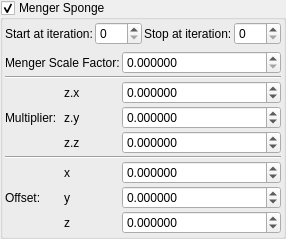
    <widget class="MyGroupBox" name="groupCheck_transf_function_enabledM">
     <property name="title">
      <string>Menger Sponge</string>
     </property>
     <property name="checkable">
      <bool>true</bool>
     </property>
     <layout class="QVBoxLayout" name="verticalLayout_5">
      <property name="leftMargin">
       <number>2</number>
      </property>
      <property name="topMargin">
       <number>2</number>
      </property>
      <property name="rightMargin">
       <number>2</number>
      </property>
      <property name="bottomMargin">
       <number>2</number>
      </property>
      <item>
       <layout class="QGridLayout" name="gridLayout_65">
        <property name="spacing">
         <number>2</number>
        </property>
        <item row="0" column="0">
         <widget class="QLabel" name="label_251">
          <property name="text">
           <string>Start at iteration:</string>
          </property>
         </widget>
        </item>
        <item row="0" column="1">
         <widget class="MySpinBox" name="spinboxInt_transf_start_iterations_M">
          <property name="sizePolicy">
           <sizepolicy hsizetype="Minimum" vsizetype="Maximum">
            <horstretch>0</horstretch>
            <verstretch>0</verstretch>
           </sizepolicy>
          </property>
          <property name="maximum">
           <number>999</number>
          </property>
         </widget>
        </item>
        <item row="0" column="2">
         <widget class="QLabel" name="label_250">
          <property name="text">
           <string>Stop at iteration:</string>
          </property>
         </widget>
        </item>
        <item row="0" column="3">
         <widget class="MySpinBox" name="spinboxInt_transf_stop_iterations_M">
          <property name="sizePolicy">
           <sizepolicy hsizetype="Minimum" vsizetype="Maximum">
            <horstretch>0</horstretch>
            <verstretch>0</verstretch>
           </sizepolicy>
          </property>
          <property name="maximum">
           <number>999</number>
          </property>
         </widget>
        </item>
       </layout>
      </item>
      <item>
       <layout class="QGridLayout" name="gridLayout_63" columnstretch="0,0,0,1">
        <property name="spacing">
         <number>2</number>
        </property>
        <item row="3" column="1">
         <widget class="QLabel" name="label_91">
          <property name="text">
           <string>Multiplier:</string>
          </property>
         </widget>
        </item>
        <item row="0" column="3">
         <widget class="MyDoubleSpinBox" name="spinbox_transf_scale_3">
          <property name="sizePolicy">
           <sizepolicy hsizetype="Minimum" vsizetype="Maximum">
            <horstretch>0</horstretch>
            <verstretch>0</verstretch>
           </sizepolicy>
          </property>
          <property name="prefix">
           <string/>
          </property>
          <property name="suffix">
           <string/>
          </property>
          <property name="decimals">
           <number>6</number>
          </property>
          <property name="minimum">
           <double>0.000000000000000</double>
          </property>
          <property name="maximum">
           <double>99.989999999999995</double>
          </property>
          <property name="singleStep">
           <double>0.100000000000000</double>
          </property>
         </widget>
        </item>
        <item row="7" column="3">
         <widget class="MyDoubleSpinBox" name="spinbox3_transf_addition_constant_y">
          <property name="sizePolicy">
           <sizepolicy hsizetype="Minimum" vsizetype="Maximum">
            <horstretch>0</horstretch>
            <verstretch>0</verstretch>
           </sizepolicy>
          </property>
          <property name="prefix">
           <string/>
          </property>
          <property name="suffix">
           <string/>
          </property>
          <property name="decimals">
           <number>6</number>
          </property>
          <property name="minimum">
           <double>-99.989999999999995</double>
          </property>
          <property name="maximum">
           <double>99.989999999999995</double>
          </property>
          <property name="singleStep">
           <double>0.100000000000000</double>
          </property>
         </widget>
        </item>
        <item row="8" column="2">
         <widget class="QLabel" name="label_114">
          <property name="text">
           <string notr="true">z</string>
          </property>
         </widget>
        </item>
        <item row="3" column="3">
         <widget class="MyDoubleSpinBox" name="spinbox3_transf_constant_multiplier_111_y">
          <property name="sizePolicy">
           <sizepolicy hsizetype="Minimum" vsizetype="Maximum">
            <horstretch>0</horstretch>
            <verstretch>0</verstretch>
           </sizepolicy>
          </property>
          <property name="prefix">
           <string/>
          </property>
          <property name="suffix">
           <string/>
          </property>
          <property name="decimals">
           <number>6</number>
          </property>
          <property name="minimum">
           <double>-99.989999999999995</double>
          </property>
          <property name="maximum">
           <double>99.989999999999995</double>
          </property>
          <property name="singleStep">
           <double>0.100000000000000</double>
          </property>
         </widget>
        </item>
        <item row="6" column="3">
         <widget class="MyDoubleSpinBox" name="spinbox3_transf_addition_constant_x">
          <property name="sizePolicy">
           <sizepolicy hsizetype="Minimum" vsizetype="Maximum">
            <horstretch>0</horstretch>
            <verstretch>0</verstretch>
           </sizepolicy>
          </property>
          <property name="prefix">
           <string/>
          </property>
          <property name="suffix">
           <string/>
          </property>
          <property name="decimals">
           <number>6</number>
          </property>
          <property name="minimum">
           <double>-99.989999999999995</double>
          </property>
          <property name="maximum">
           <double>99.989999999999995</double>
          </property>
          <property name="singleStep">
           <double>0.100000000000000</double>
          </property>
         </widget>
        </item>
        <item row="5" column="1" colspan="3">
         <widget class="Line" name="line_55">
          <property name="orientation">
           <enum>Qt::Horizontal</enum>
          </property>
         </widget>
        </item>
        <item row="8" column="3">
         <widget class="MyDoubleSpinBox" name="spinbox3_transf_addition_constant_z">
          <property name="sizePolicy">
           <sizepolicy hsizetype="Minimum" vsizetype="Maximum">
            <horstretch>0</horstretch>
            <verstretch>0</verstretch>
           </sizepolicy>
          </property>
          <property name="prefix">
           <string/>
          </property>
          <property name="suffix">
           <string/>
          </property>
          <property name="decimals">
           <number>6</number>
          </property>
          <property name="minimum">
           <double>-99.989999999999995</double>
          </property>
          <property name="maximum">
           <double>99.989999999999995</double>
          </property>
          <property name="singleStep">
           <double>0.100000000000000</double>
          </property>
         </widget>
        </item>
        <item row="2" column="2">
         <widget class="QLabel" name="label_93">
          <property name="text">
           <string notr="true">z.x</string>
          </property>
         </widget>
        </item>
        <item row="7" column="2">
         <widget class="QLabel" name="label_113">
          <property name="text">
           <string notr="true">y</string>
          </property>
         </widget>
        </item>
        <item row="4" column="2">
         <widget class="QLabel" name="label_98">
          <property name="text">
           <string notr="true">z.z</string>
          </property>
         </widget>
        </item>
        <item row="0" column="1" colspan="2">
         <widget class="QLabel" name="label_64">
          <property name="text">
           <string>Menger Scale Factor:</string>
          </property>
         </widget>
        </item>
        <item row="7" column="1">
         <widget class="QLabel" name="label_255">
          <property name="text">
           <string>Offset:</string>
          </property>
         </widget>
        </item>
        <item row="3" column="2">
         <widget class="QLabel" name="label_90">
          <property name="text">
           <string notr="true">z.y</string>
          </property>
         </widget>
        </item>
        <item row="4" column="3">
         <widget class="MyDoubleSpinBox" name="spinbox3_transf_constant_multiplier_111_z">
          <property name="sizePolicy">
           <sizepolicy hsizetype="Minimum" vsizetype="Maximum">
            <horstretch>0</horstretch>
            <verstretch>0</verstretch>
           </sizepolicy>
          </property>
          <property name="prefix">
           <string/>
          </property>
          <property name="suffix">
           <string/>
          </property>
          <property name="decimals">
           <number>6</number>
          </property>
          <property name="minimum">
           <double>-99.989999999999995</double>
          </property>
          <property name="maximum">
           <double>99.989999999999995</double>
          </property>
          <property name="singleStep">
           <double>0.100000000000000</double>
          </property>
         </widget>
        </item>
        <item row="6" column="2">
         <widget class="QLabel" name="label_112">
          <property name="text">
           <string notr="true">x</string>
          </property>
         </widget>
        </item>
        <item row="1" column="1" colspan="3">
         <widget class="Line" name="line_18">
          <property name="orientation">
           <enum>Qt::Horizontal</enum>
          </property>
         </widget>
        </item>
        <item row="2" column="3">
         <widget class="MyDoubleSpinBox" name="spinbox3_transf_constant_multiplier_111_x">
          <property name="sizePolicy">
           <sizepolicy hsizetype="Minimum" vsizetype="Maximum">
            <horstretch>0</horstretch>
            <verstretch>0</verstretch>
           </sizepolicy>
          </property>
          <property name="prefix">
           <string/>
          </property>
          <property name="suffix">
           <string/>
          </property>
          <property name="decimals">
           <number>6</number>
          </property>
          <property name="minimum">
           <double>-99.989999999999995</double>
          </property>
          <property name="maximum">
           <double>99.989999999999995</double>
          </property>
          <property name="singleStep">
           <double>0.100000000000000</double>
          </property>
         </widget>
        </item>
       </layout>
      </item>
     </layout>
    </widget>
